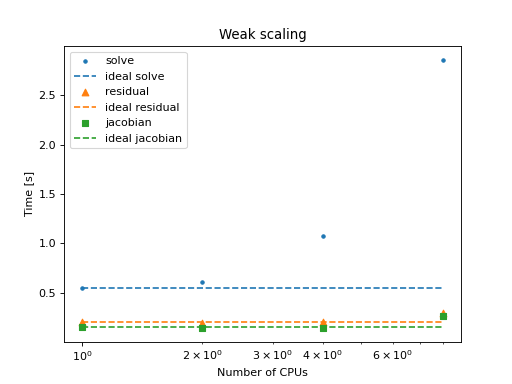

This figure's Python source:
import csv

num_cpus = []
residual_time = []
jacobian_time = []
solve_time = []

with open('macos/01/benchmark-weak.csv') as f:
    reader = csv.DictReader(f)
    for row in reader:
        num_cpus.append(float(row['n_cpus']))
        jacobian_time.append(float(row['jac_time']))
        residual_time.append(float(row['res_time']))
        solve_time.append(float(row['solve_time']))
max_cpu = num_cpus[-1]

plt.title("Weak scaling")
plt.scatter(num_cpus, solve_time, marker='.', label='solve')
plt.plot([1, max_cpu], [solve_time[0], solve_time[0]], '--', label='ideal solve')

plt.scatter(num_cpus, residual_time, marker='^', label='residual')
plt.plot([1, max_cpu], [residual_time[0], residual_time[0]], '--', label='ideal residual')

plt.scatter(num_cpus, jacobian_time, marker='s', label='jacobian')
plt.plot([1, max_cpu], [jacobian_time[0], jacobian_time[0]], '--', label='ideal jacobian')

plt.legend()
plt.xlabel("Number of CPUs")
plt.ylabel("Time [s]")
plt.xscale('log')
plt.show()
